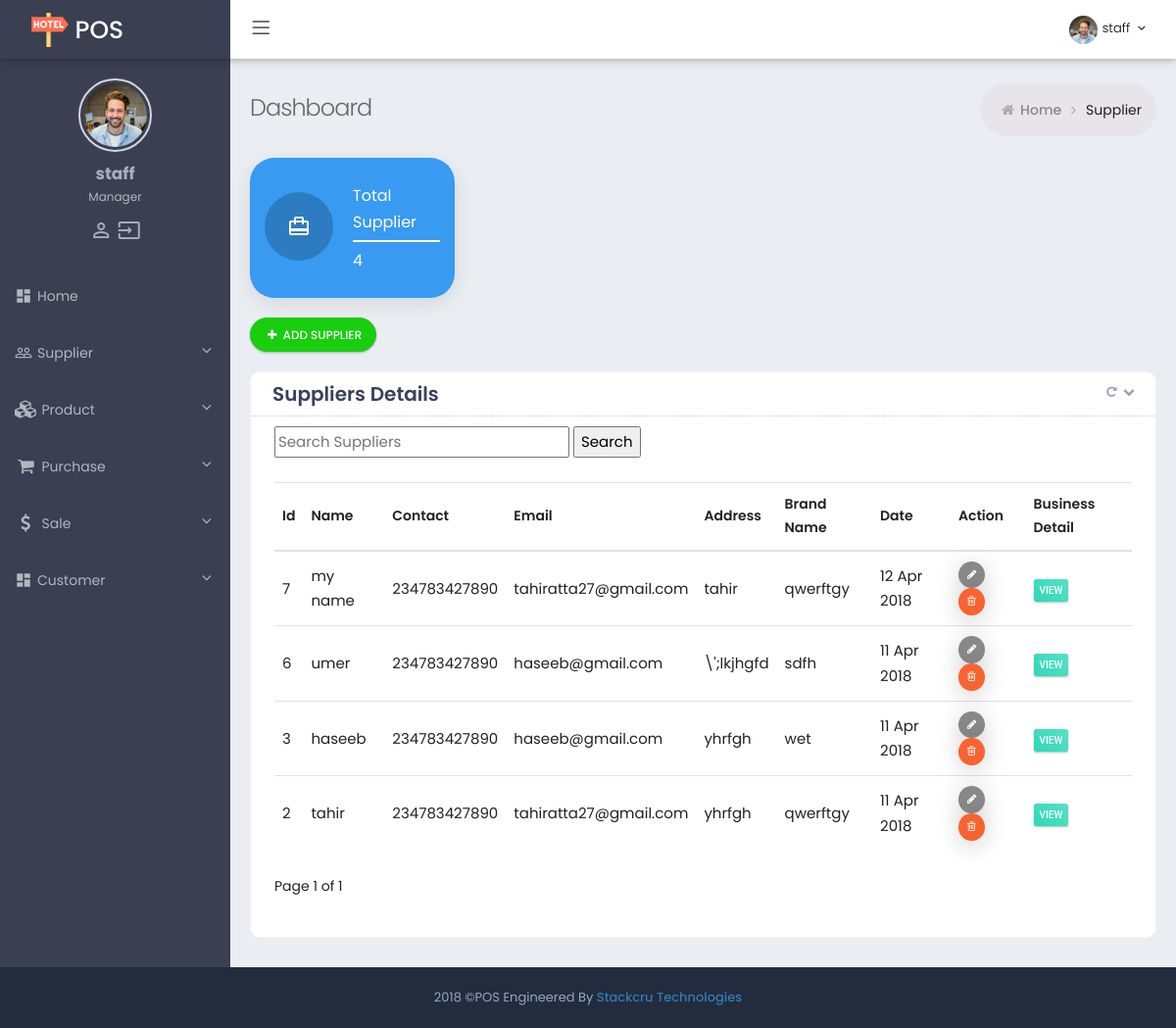
Screenshot of /cadmin/supplier/ (signed in) with the database file from the repository.
### blog/models.py (models this page shows, shortened)
class Supplier(models.Model):
    name = models.CharField(max_length=200)
    phone_regex = RegexValidator(regex=r'^\+?1?\d{9,15}$', message="Phone number must be entered in the format: '+999999999'. Up to 15 digits allowed.")
    contact = models.CharField(validators=[phone_regex], max_length=17) # validators should be a list
    email = models.EmailField(max_length=200, blank=True)
    address = models.CharField(max_length=700)
    brandName = models.CharField(max_length=200)
    created_at = models.DateTimeField(auto_now_add =True)
    updated_at = models.DateTimeField(auto_now =True)

### cadmin/views.py (the view)
@login_required
def supplier_list(request):
    if request.user.is_superuser:
        suppliers = Supplier.objects.order_by("-id").all()
        query = request.GET.get("q")
        if query:
            suppliers = suppliers.filter(
                Q(id__icontains=query)
                ).distinct()
    else:
        suppliers = Supplier.objects.filter(author__user__username=request.user.username).order_by("-id")
    suppliers = helpers.pg_records(request, suppliers, 5)
    return render(request, 'cadmin/supplier_list.html', {'suppliers': suppliers})

### django_project/helpers.py (called while the page is built)
def pg_records(request, list, num):
    paginator = Paginator(list, num)
    page = request.GET.get('page')
    try:
        page_object = paginator.page(page)
    except PageNotAnInteger:
        page_object = paginator.page(1)
    except EmptyPage:
        page_object = paginator.page(paginator.num_pages)
    return page_object

### cadmin/templates/cadmin/supplier_list.html (shortened to what this page needs)
{% extends "cadmin/base_admin.html" %}
{% block main %}
    <div class="main">
    <div class="page-wrapper">
        {% include "cadmin/header.html" %}
        <div class="page-container">
             {% include "cadmin/sidebar.html" %}
            <div class="page-content-wrapper">
                <div class="page-content">
                    <div class="page-bar">
                        <div class="page-title-breadcrumb">
                            <div class=" pull-left">
                                <div class="page-title">Dashboard</div>
                            </div>
                            <ol class="breadcrumb page-breadcrumb pull-right">
                                <li><i class="fa fa-home"></i>&nbsp;<a class="parent-item" href="{% url 'index' %}">Home</a>&nbsp;<i class="fa fa-angle-right"></i>
                                </li>
                                <li class="active">Supplier</li>
                            </ol>
                        </div>
                    </div>
                    <div class="state-overview">
                        <div class="row">
                            <div class="col-xl-3 col-md-6 col-12">
                              <div class="info-box bg-blue">
                                <span class="info-box-icon push-bottom"><i class="material-icons">card_travel</i></span>
                                <div class="info-box-content">
                                  <span class="info-box-text">Total</span>
                                  <span class="info-box-text">Supplier</span>
                                  <div class="progress">
                                    <div class="progress-bar width-100"></div>
                                  </div>
                                  <span class="progress-description">
                                        {{ suppliers.paginator.count }}
                                      </span>
                                </div>
                              </div>
                            </div>
                        </div>
                             </div>
                    <ul class="nav nav-pills nav-pills-rose">
                         <button type="button" class="btn btn-circle btn-success"><i class="fa fa-plus"></i><a href="{% url 'supplier_add' %}" style="color:white"> Add Supplier </a></button>
                    </ul>
                    <div class="row">
                        <div class="col-md-12 col-sm-12">
                            <div class="card  card-box">
                                <div class="card-head">
                                    <header>Suppliers Details</header>
                                    <div class="tools">
                                        <a class="fa fa-repeat btn-color box-refresh" href="javascript:;"></a>
                                        <a class="t-collapse btn-color fa fa-chevron-down" href="javascript:;"></a>
                                    </div>
                                </div>
                                <div class="card-body ">
                                    <form method='GET' action = ''>
                                        <input type='text' name='q' placeholder='Search Suppliers' value='{{request.GET.q}}' />
                                        <input type="submit" value="Search"/>
                                    </form><br>
                                  <div class="table-wrap">
                                        <div  class="table-responsive">
                                            {% for supplier in suppliers %}
                                            {% if forloop.first     %}
                                            <table  class="table display product-overview mb-30" id="support_table5">
                                                <thead>
                                                    <tr>
                                                        <th>Id</th>
                                                        <th>Name</th>
                                                        <th>Contact</th>
                                                        <th>Email</th>
                                                        <th>Address</th>
                                                        <th>Brand Name</th>
                                                        <th>Date</th>
                                                        <th>Action</th>
                                                        <th>Business Detail</th>
                                                    </tr>
                                                </thead>
                                                    {% endif %}
                   <tr>
                    <td title="{{ supplier.id }}">{{ supplier.id}}</td>
                    <td class="supplier-name" title="{{ supplier.name }}">{{ supplier.name|truncatechars:50 }}</td>
                    <td title="{{ supplier.contact }}">{{ supplier.contact}}</td>
                    <td title="{{ supplier.email }}">{{ supplier.email }}</td>
                    <td title="{{ supplier.address }}">{{ supplier.address }}</td>
                    <td title="{{ supplier.brandName }}">{{ supplier.brandName }}</td>
                    <td title="{{ supplier.created_at }}">{{ supplier.created_at|date:"d M Y" }}</td>
                    <td>
                        <a href="{% url 'supplier_update' supplier.id %}" class="btn btn-tbl-edit btn-xs"><i class="fa fa-pencil"></i></a>
                        <a class="btn btn-tbl-delete btn-xs" href= "{% url 'supplier_delete' supplier.id %}?next={{ request.get_full_path }}" onclick=" return confirm('Are you sure ?')"><i class="fa fa-trash-o "></i></a>
                    </td>
                    <td>
                   <span class="label label-sm label-success"><a href="{% url 'supplier_view' supplier.id %}" style="color: white">view</a></span>
                    </td>
                </tr>
                {% if forloop.last %}
                    </table>
                {% endif %}
            {% empty %}
                No Suppliers
            {% endfor %}
    </div>
    {% if suppliers %}
        <div class="pagination">
            <p>
                <span>Page {{ suppliers.number }} of {{ suppliers.paginator.num_pages }}</span>
            </p>
        </div>
    {% endif %}
                                        </div>
                                    </div>
                                </div>
                            </div>
                        </div>
                    </div>
        </div>
    </div>
{% endblock %}

### cadmin/templates/cadmin/header.html (shortened to what this page needs)
{% load static %}
<div class="page-header navbar navbar-fixed-top">
            <div class="page-header-inner ">
                <div class="page-logo">
                    <a href="{% url 'supplier_list' %}">
                    <img alt="" src="{% static 'assets/img/logo.png' %}">
                    <span class="logo-default" >POS</span> </a>
                </div>
                <ul class="nav navbar-nav navbar-left in">
                    <li><a href="#" class="menu-toggler sidebar-toggler"><i class="icon-menu"></i></a></li>
                </ul>
                <div class="top-menu">
                    <ul class="nav navbar-nav pull-right">
                        <li class="dropdown dropdown-user">
                            <a href="javascript:;" class="dropdown-toggle" data-toggle="dropdown" data-hover="dropdown" data-close-others="true">
                                <img alt="" class="img-circle " src="{% static 'assets/img/dp.jpg' %}" />
                                <span class="username username-hide-on-mobile"> {{ request.user.username }} </span>
                                <i class="fa fa-angle-down"></i>
                            </a>
                        </li>
                    </ul>
                </div>
            </div>
        </div>

### cadmin/templates/cadmin/sidebar.html (shortened to what this page needs)
{% load static %}
            <div class="sidebar-container">
                <div class="sidemenu-container navbar-collapse collapse fixed-menu">
                    <div id="remove-scroll">
                        <ul class="sidemenu page-header-fixed p-t-20" data-keep-expanded="false" data-auto-scroll="true" data-slide-speed="200">
                            <li class="sidebar-user-panel">
                                <div class="user-panel">
                                    <div class="row">
                                            <div class="sidebar-userpic">
                                                <img src="{% static 'assets/img/dp.jpg' %}" class="img-responsive" alt=""> </div>
                                        </div>
                                        <div class="profile-usertitle">
                                            <div class="sidebar-userpic-name"> {{ request.user.username }} </div>
                                            <div class="profile-usertitle-job"> Manager </div>
                                        </div>
                                        <div class="sidebar-userpic-btn">
                                            <span style="align-items: center;"><a class="tooltips" href="{% url 'password_change' %}" data-placement="top" data-original-title="Profile">
                                                <i class="material-icons">person_outline</i>
                                            </a>
                                            <a class="tooltips" href="{% url 'logout' %}" data-placement="top" data-original-title="Logout">
                                                <i class="material-icons">input</i>
                                            </a>
                                        </span>
                                        </div>
                                </div>
                            </li>
                            <li class="nav-item ">
                                <a href="{% url 'index' %}" class="nav-link nav-toggle"> <i class="material-icons">dashboard</i>
                                    <span class="title">Home</span>
                                </a>
                            </li>
                            <li class="nav-item start ">
                                <a href="#" class="nav-link nav-toggle">
                                    <i class="material-icons">people_outline</i>
                                    <span class="title">Supplier</span>
                                </a>
                            </li>
                             <li class="nav-item start ">
                                <a href="#" class="nav-link nav-toggle">
                                    <i class="fa fa-cubes"></i>
                                    <span class="title">Product</span>
                                </a>
                            </li>
                            <li class="nav-item start ">
                                <a href="#" class="nav-link nav-toggle">
                                    <i class="fa fa-shopping-cart"></i>
                                    <span class="title">Purchase</span>
                                </a>
                            </li>
                            <li class="nav-item start ">
                                <a href="#" class="nav-link nav-toggle">
                                    <i class="fa fa-dollar (alias)"></i>
                                    <span class="title">Sale</span>
                                </a>
                            </li>
                            <li class="nav-item">
                                <a href="#" class="nav-link nav-toggle">
                                    <i class="material-icons">dashboard</i>
                                    <span class="title">Customer</span>
                                </a>
                            </li>
                    </div>
                </div>
            </div>

### cadmin/static/assets/css/material_style.css (style rules this page uses)
.material-icons { font-family: 'Material Icons'; font-weight: normal; font-style: normal; font-size: 24px; display: inline-block; line-height: 1; text-transform: none; letter-spacing: normal; word-wrap: normal; white-space: nowrap; direction: ltr; -webkit-font-smoothing: antialiased; text-rendering: optimizeLegibility; -moz-osx-font-smoothing: grayscale; font-feature-settings: 'liga'; }
.page-header.navbar .page-logo { line-height: 1.7 !important; }

### cadmin/static/assets/css/responsive.css (style rules this page uses)
@media only screen and (min-width:768px) { .navbar-left { float: left!important; } }
@media (min-width:768px) { .navbar-nav>li { float: left; } }
@media (min-width:992px) { .sidemenu-container { width: 235px; float: left; position: relative; margin-right: -100% } }
@media (min-width:992px) { .sidemenu-container.collapse { display: block; max-height: none !important } }
@media (min-width:992px) { .page-content-wrapper { float: left; width: 100% } }
@media (min-width:992px) { .page-content-wrapper .page-content { margin-left: 235px; margin-top: 0; min-height: 600px; padding: 25px 20px 10px } }

### cadmin/static/assets/css/theme-color.css (style rules this page uses)
:root { --sidebar-color: #ffffff; --sidebar-font-color: #4680ff; --logo-color: #222c3c; --header-color: #6673FC; }
.dark-sidebar-color .sidemenu-container { background-color: #3a3f51; }
.dark-sidebar-color .sidemenu-container .sidemenu>li>a, .dark-sidebar-color .sidemenu-closed.sidemenu-container-fixed .sidemenu-container:hover .sidemenu>li>a { color: #b4b6bd; border-bottom:none; }
.dark-sidebar-color .user-panel { color: #ccc; }
.dark-sidebar-color .page-container { background-color : #3a3f51; }
.logo-dark .page-header.navbar .page-logo { background: #3a3f51; }
.header-white .page-header.navbar { background-color: #ffffff; }
.header-white .page-header.navbar .top-menu .navbar-nav>li.dropdown-language>.dropdown-toggle>.langname, .header-white .page-header.navbar .top-menu .navbar-nav>li.dropdown-user>.dropdown-toggle>.username, .header-white .page-header.navbar .top-menu .navbar-nav>li.dropdown-user>.dropdown-toggle>i { color: #000; }
.header-white .page-header.navbar .top-menu .navbar-nav>li.dropdown .dropdown-toggle>i { color: #000; }
.header-white .menu-toggler i.icon-menu { color: #000000; font-size: 18px; }

### rows the page displays
Supplier: shows "Id", id "7", name "my name", contact "234783427890", email "tahiratta27@gmail.com", address "tahir", brandName "qwerftgy", created_at "12 Apr 2018"
Supplier: id "6", name "umer", contact "234783427890", email "haseeb@gmail.com", address "\\';lkjhgfd", brandName "sdfh", created_at "11 Apr 2018"
Supplier: id "3", name "haseeb", contact "234783427890", email "haseeb@gmail.com", address "yhrfgh", brandName "wet", created_at "11 Apr 2018"
Supplier: id "2", name "tahir", contact "234783427890", email "tahiratta27@gmail.com", address "yhrfgh", brandName "qwerftgy", created_at "11 Apr 2018"

### other values shown
{{ request.user.username }} "staff"
{{ suppliers.paginator.count }} "4"
{{ suppliers.number }} "1"
{{ suppliers.paginator.num_pages }} "1"
